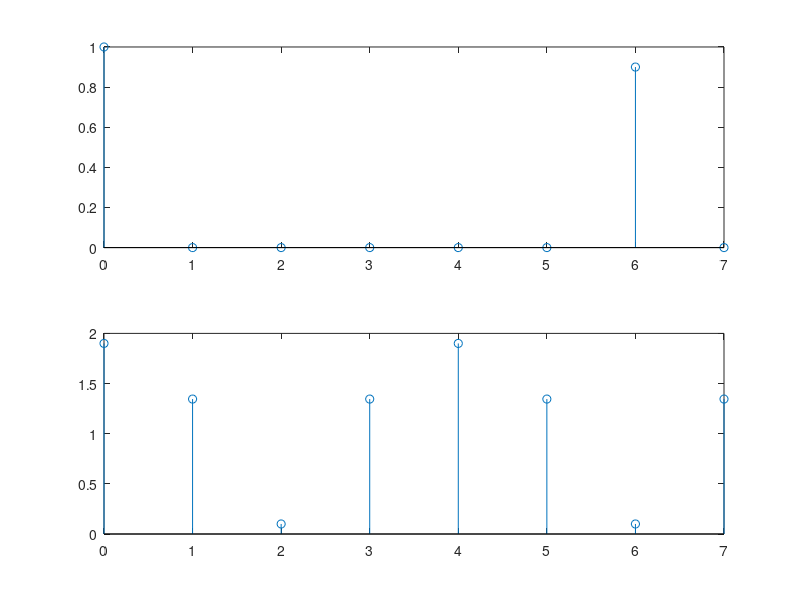

Write MATLAB code to recreate this figure.
% 1.9 1+0.9i 0.1 1-0.9i 1.9 1+0.9i 1.9 1+0.9i 0.1 1-0.9i
% 1.9 1.34 0.1 1.34 1.9 1.34 0.1 1.34

fs = 8;
ts = 1/fs;
k = 0:fs-1;

t = 0:1:7;
ip1 = t==0;
ip2 = t==6;
x = ip1 + 0.9*ip2;
subplot(2, 1, 1)
stem(t, x);
disp(x);

y = zeros(fs);
for a = 1:fs
    for b = 1:fs
         y(a, b) = exp((-1i*2*pi*(a-1)*(b-1))/fs);
    end
end

disp(y);

z = y*transpose(x);
disp(z);
disp(abs(z));
subplot(2,1, 2)
stem(k, abs(z));